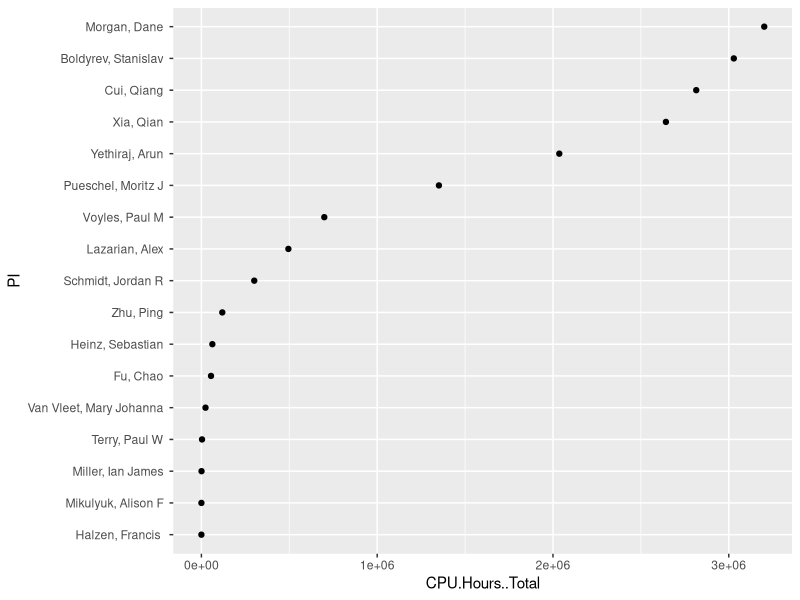

Generate this figure with R:
library(ggplot2)
library(dplyr)

df = read.csv("madison_PI_2014-04-30_to_2015-04-30_aggregate.csv")

df %>%
  mutate(PI = reorder(PI, CPU.Hours..Total)) %>%
  ggplot(aes(x=CPU.Hours..Total, y=PI))+geom_point()